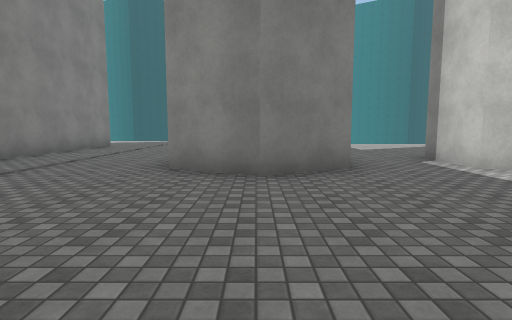
[1] (above)

20 first-person views from a walk through a Unity game level. The camera is 1.3 m above the floor, tilts 6° down and sees 80° across. The floor is counted in squares, 2 m on a side. Each view is taken from the middle of a square. On the plan, view 1 faces up. The plan holds only what a view shows up to about 10 squares ahead; the rest is blank. The place goes on beyond the plan. The player character is not drawn. Surface patterns are stand-ins for the level's own textures.

[2]
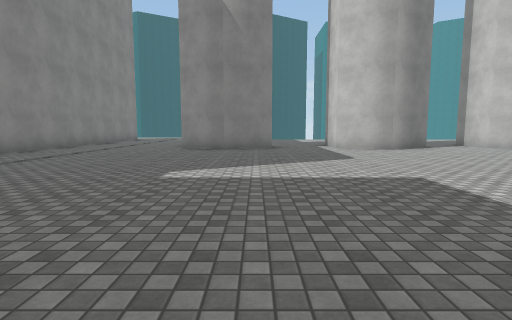

[3]
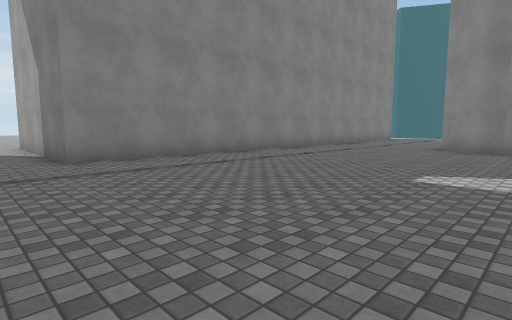

[4]
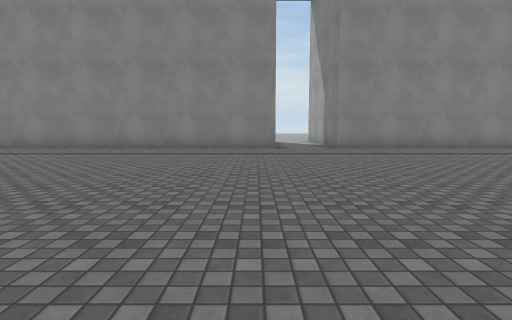

[5]
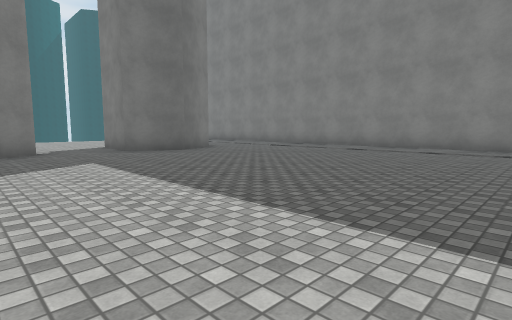

[6]
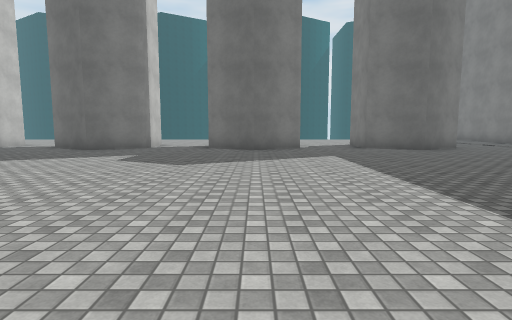

[7]
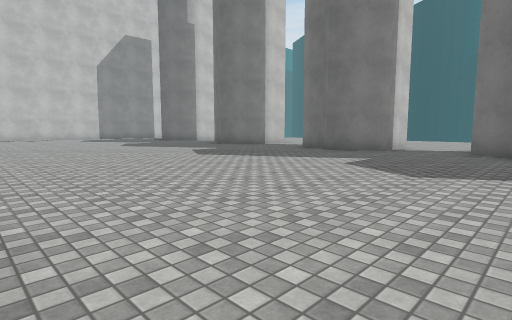

[8]
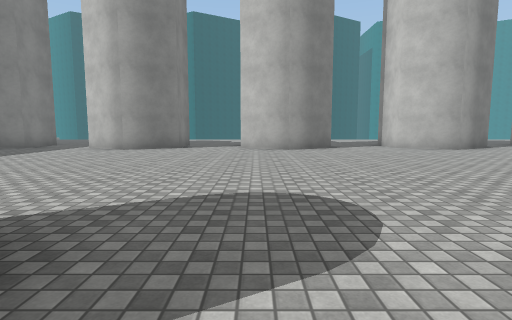

[9]
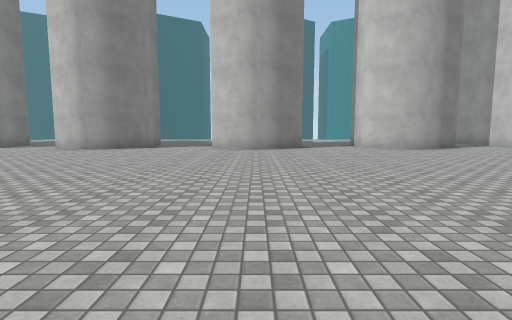

[10]
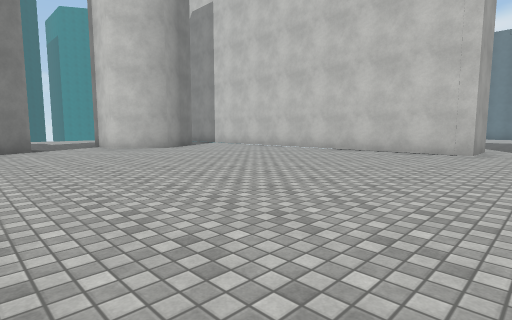

[11]
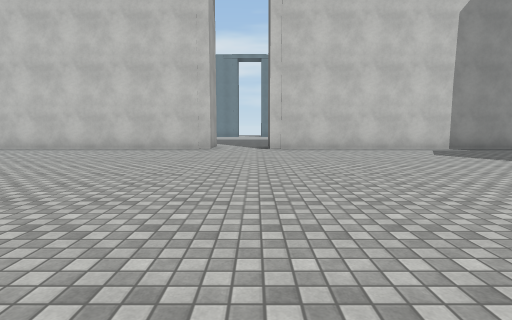

[12]
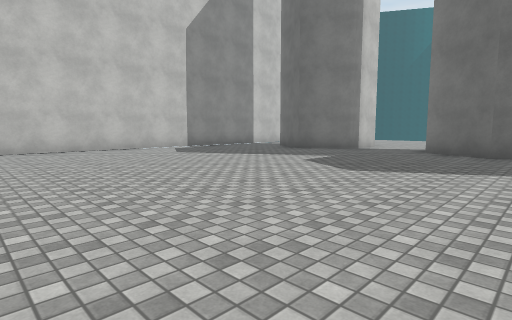

[13]
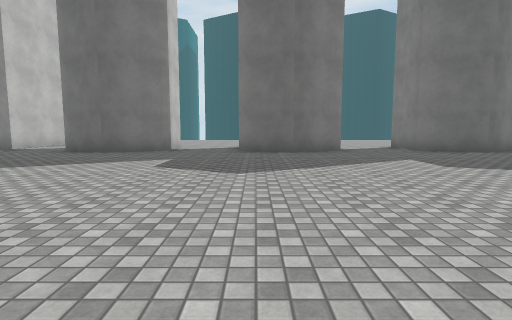

[14]
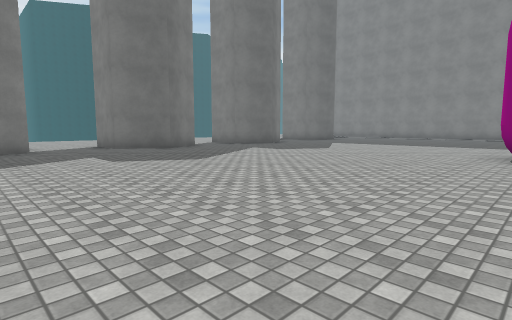

[15]
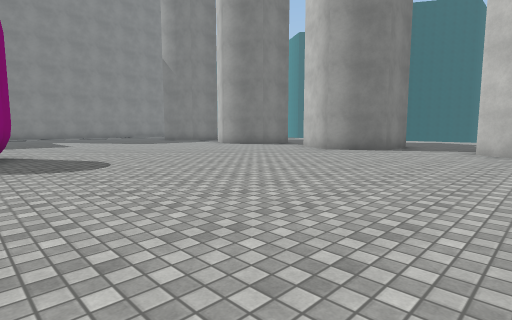

[16]
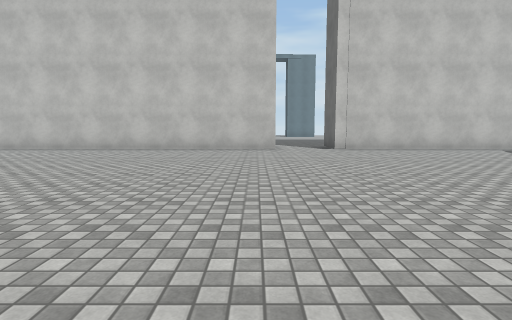

[17]
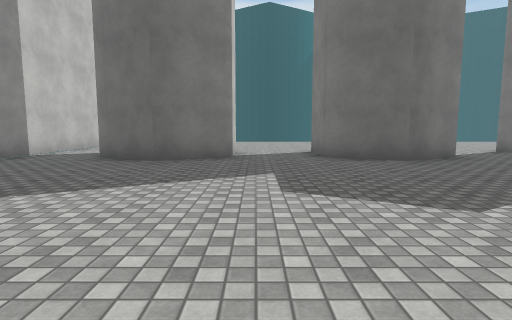

[18]
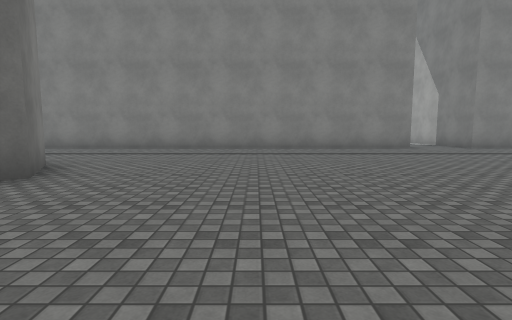

[19]
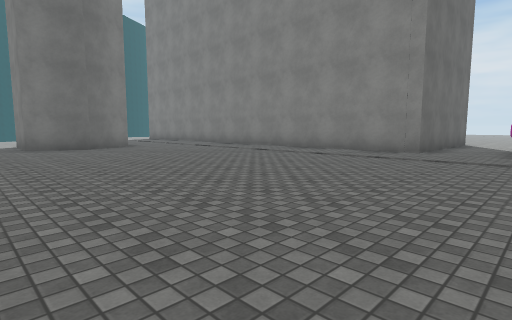

[20]
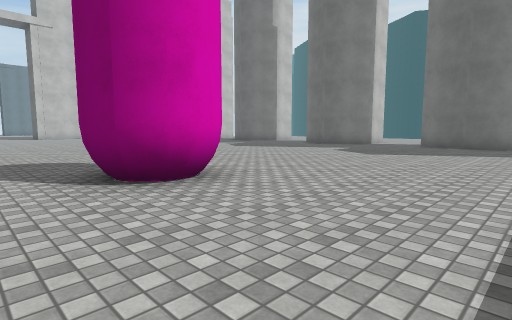

### Floor plan
Points are (right, up) in squares from view 1. A wall is a line through its corners. A room is listed if a view was taken in it or the views show most of it. See-through windows are left out.
Room 1 (views 1, 2, 3, 4, 5, 6, 7, 8, 9, 10, 11, 12, 13, 14, 15, 16, 17, 18, 19, 20)
walls: (6, -4.1) (6.1, -3.6); (8.5, -13.7) (10, -12.9) (11.4, -13.7); (13.5, -13.8) (15, -12.9) (16.5, -13.7); (11.4, 4.9) (10, 4.1) (8.4, 4.9); (6.5, 4.9) (5.1, 4.1) (3.6, 4.9); (3.5, -13.8) (5, -12.9) (6.6, -13.8); (1.5, 4.9) (0.1, 4.1) (-1.4, 4.9); (16.5, 4.9) (15, 4.1) (13.6, 4.9); (18.5, -13.7) (20, -12.9) (21.5, -13.7); (-1.5, -13.8) (0.1, -12.9) (1.5, -13.7); (23.4, -3.6) (23.4, 3.4); (21.5, 4.9) (20, 4.1) (18.5, 4.9); (-5, 4.6) (-5, -3.6) (-8.5, -3.6); (-8.5, -5.4) (-5, -5.4) (-5, -16.2); (23.4, -17.1) (23.4, -5.4)
ways out: opening at (-3, -16); opening at (-3, 5); opening at (2.5, -14.5); opening at (2.5, 5); opening at (7.5, -14.5); opening at (7.5, 5); opening at (12.5, -14.5); opening at (12.5, 5); opening at (17.5, -14.5); opening at (17.5, 5); opening at (22.5, -16.5); opening at (22.5, 4.5); opening at (24.5, -4.5)

Positions as (right, up) in squares from view 1, and headings:
1: (0, 0), facing up
2: (1, -5), facing up
3: (1, -5), facing up-left
4: (4, -6), facing left
5: (5, -5), facing down-left
6: (5, -4), facing down
7: (5, -5), facing down-right
8: (9, -5), facing up
9: (15, -5), facing up
10: (15, -5), facing up-right
11: (14, -5), facing right
12: (14, -5), facing down-right
13: (16, -5), facing down
14: (15, -4), facing down-left
15: (15, -4), facing up-left
16: (14, -3), facing right
17: (18, -7), facing down
18: (4, -10), facing left
19: (3, -3), facing down-left
20: (3, -2), facing down-right
